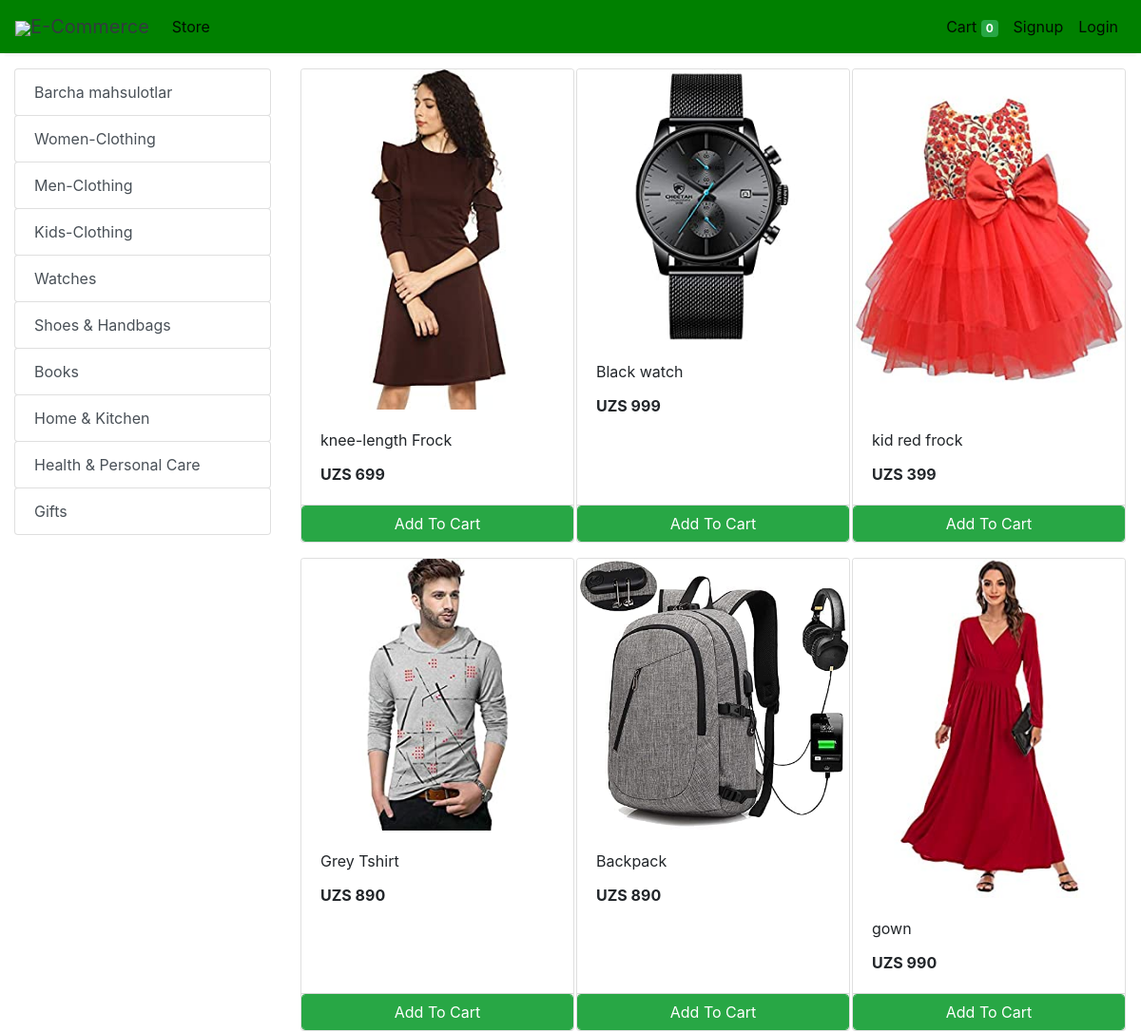
/store (upper part), run on an earlier commit of the app's database.
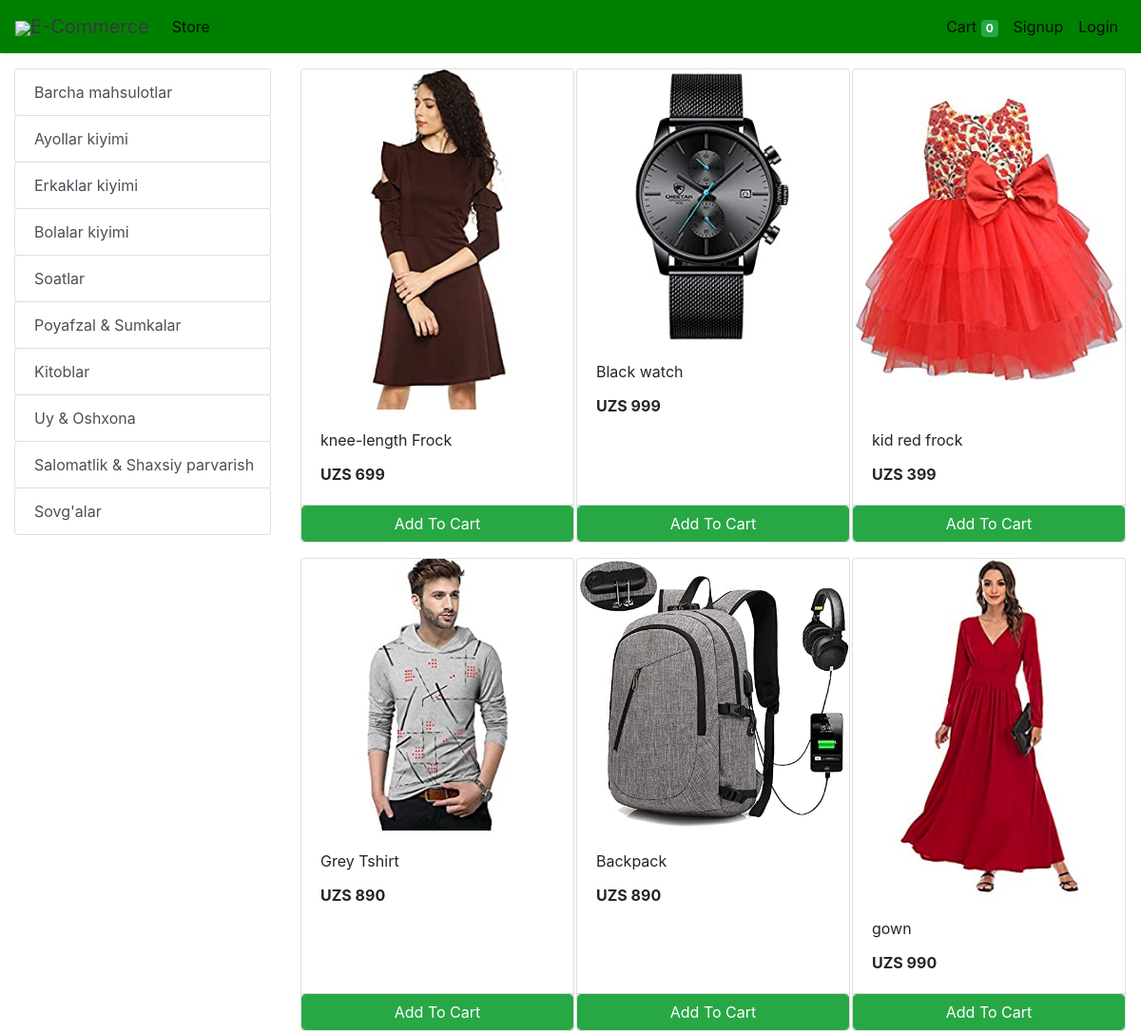
And on a later commit of the database.
### store/models/category.py (models this page shows, shortened)
class Category(models.Model):
    name= models.CharField(max_length=50)
    @staticmethod
    def get_all_categories():
        return Category.objects.all()

### store/models/product.py (models this page shows, shortened)
class Products(models.Model):
    name = models.CharField(max_length=60)
    price= models.IntegerField(default=0)
    category= models.ForeignKey(Category,on_delete=models.CASCADE,default=1 )
    description= models.CharField(max_length=250, default='', blank=True, null= True)
    image= models.ImageField(upload_to='uploads/products/')
    @staticmethod
    def get_all_products():
        return Products.objects.all()

### store/views/home.py (the view)
# urls.py: path('' , include('store.urls'))
def store(request):
    cart = request.session.get('cart')
    if not cart:
        request.session['cart'] = {}
    products = None
    categories = Category.get_all_categories()
    categoryID = request.GET.get('category')
    if categoryID:
        products = Products.get_all_products_by_categoryid(categoryID)
    else:
        products = Products.get_all_products();
    data = {}
    data['products'] = products
    data['categories'] = categories
    print('you are : ', request.session.get('email'))
    return render(request, 'index.html', data)

### store/templatetags/cart.py (called while the page is built)
@register.filter (name='is_in_cart')
def is_in_cart(product, cart):
    keys = cart.keys ()
    for id in keys:
        if int (id) == product.id:
            return True
    return False;

### store/templatetags/custom_filter.py (called while the page is built)
@register.filter(name='currency')
def currency(number):
    return "UZS "+str(number)

### store/templates/index.html (shortened to what this page needs)
{% extends 'base.html' %}
{% block content %}
{% load cart %}
{% load custom_filter %}
<div class="container-fluid mt-3">
	<div class="row">
		<div class="col-lg-3 mx-auto">
			<div class="list-group">
				<a href="/" class="list-group-item list-group-item-action btn btn-outline-success">Barcha mahsulotlar</a>
				{% for category in categories %}
				<a href="/?category={{category.id}}"
					class="list-group-item list-group-item-action btn btn-outline-success ">{{category.name}}</a>
				{% endfor %}
			</div>
		</div>
		<div id='products' class="col-lg-9 mx-auto">
			<div class="row mx-auto">
				{% for product in products %}
				<div class="card mx-auto mb-3" id={{product.id}} style="width: 18rem;">
					<img class="card-img-top" src="{{product.image.url}}" alt="Card image cap">
					<div class="card-body">
						<p class="card-title">{{product.name}}</p>
						<p class="card-text"><b>{{product.price|currency}}</b></p>
					</div>
					<div class="card-footer p-0 no-gutters">
						{% if product|is_in_cart:request.session.cart %}
						<div class="row no-gutters">
							<form action="/#{{product.id}}" class="col-2 " method="post">
								{% csrf_token %}
								<input hidden type="text" name='product' value='{{product.id}}'>
								<input hidden type="text" name='remove' value='True'>
								<input type="submit" value=" - " class="btn btn-block btn-success border-right">
							</form>
							<div class="text-center col btn btn-success">{{product|cart_quantity:request.session.cart}} in Cart</div>
							<form action="/#{{product.id}}" class="col-2 " method="post">
								{% csrf_token %}
								<input hidden type="text" name='product' value='{{product.id}}'>
								<input type="submit" value=" + " class="btn btn-block btn-success border-left">
							</form>
						</div>
						{% else %}
						<form action="/#{{product.id}}" method="POST" class="btn-block">
							<input type="submit" class="float-right btn btn-success form-control"
								value="Add To Cart">
						</form>
						{% endif %}
					</div>
				</div>
				{% endfor %}
			</div>
		</div>
	</div>
</div>
{% endblock %}

### store/templates/base.html (shortened to what this page needs)
<!doctype html>
<html lang="en">
<head>
  <link rel="stylesheet" href="https://maxcdn.bootstrapcdn.com/bootstrap/4.0.0/css/bootstrap.min.css"
>
</head>
<body>
<nav class="one-edge-shadow
  navbar navbar-light
  sticky-top navbar
  navbar-expand-lg
  text-white">
    <a class="navbar-brand ms-3 text-dark " href="/">
    <link rel="stylesheet" href="https://use.fontawesome.com/releases/v5.7.0/css/all.css">
    <img src="https://www.freepnglogos.com/uploads/shopping-cart-png/shopping-cart-svg-png-icon-download-28.png" style="width:50px;height:50px,color:text-light;">E-Commerce</a>
    <div class="collapse navbar-collapse" id="navbarSupportedContent">
      <ul class="navbar-nav mr-auto">
        <li class="nav-item active">
          <a class="nav-link" href="/store">Store <span class="sr-only">(current)</span></a>
        </li>
          </ul>
      <ul class=" navbar-nav my-2 my-lg-0">
        <li class="nav-item active">
          <a class="nav-link" href="/cart">Cart
            <span class="badge badge-success">{{request.session.cart.keys|length}}</span>
            <span class="sr-only">(current)</span></a>
        </li>
        {% if request.session.customer %}
        <li class="nav-item active ">
          <a class="nav-link" href="/orders">Orders<span class="sr-only">(current)</span></a>
        </li>
        <li class="nav-item active ">
          <a class="nav-link" href="/logout">Logout<span class="sr-only">(current)</span></a>
        </li>
        {% else %}
        <li class="nav-item active">
          <a class="nav-link" href="/signup">Signup<span class="sr-only">(current)</span></a>
        </li>
        <li class="nav-item active">
          <a class="nav-link" href="/login">Login<span class="sr-only">(current)</span></a>
        </li>
        {% endif %}
      </ul>
    </div>
  </nav>
  {% block content %}{% endblock %}
</body>
</html>

### store/templates/base.html (style rules this page uses)
nav { background-color: green; }
.one-edge-shadow { box-shadow: 0 8px 2px -5px rgb(246, 245, 245); }

What changed in the data, as far as the page shows it:
changed Category: name "Women-Clothing" → "Ayollar kiyimi"
changed Category: name "Men-Clothing" → "Erkaklar kiyimi"
changed Category: name "Kids-Clothing" → "Bolalar kiyimi"
changed Category: name "Watches" → "Soatlar"
changed Category: name "Shoes & Handbags" → "Poyafzal & Sumkalar"
changed Category: name "Books" → "Kitoblar"
changed Category: name "Home & Kitchen" → "Uy & Oshxona"
changed Category: name "Health & Personal Care" → "Salomatlik & Shaxsiy parvarish"
changed Category: name "Gifts" → "Sovg'alar"
